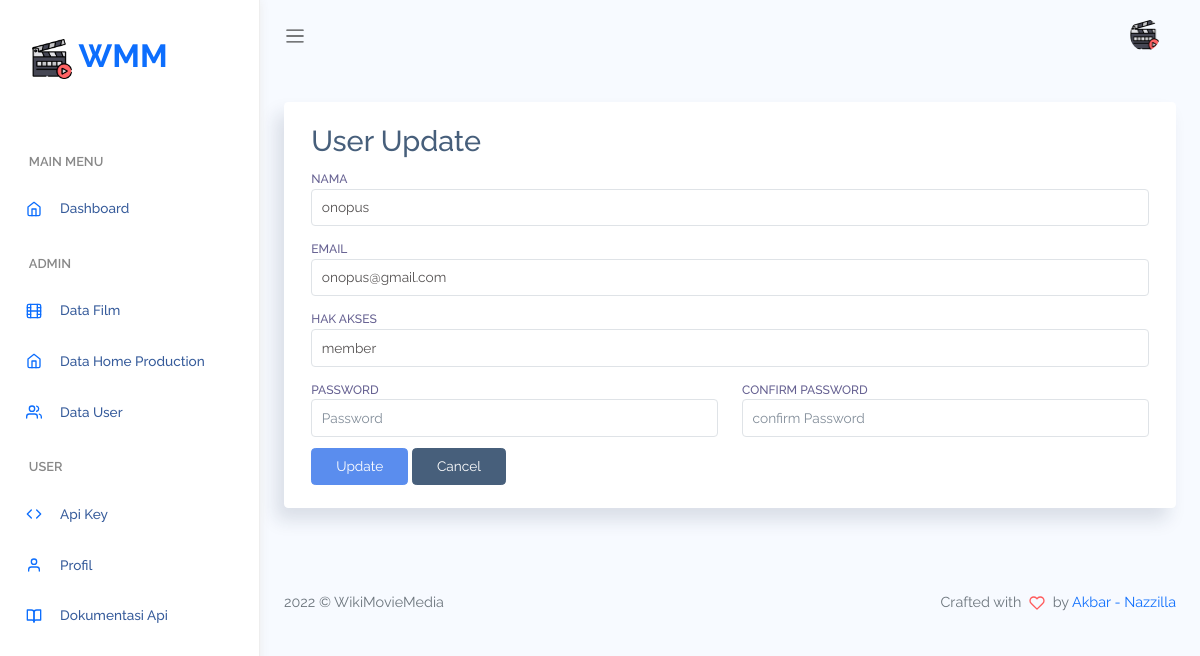
Page /index.php/user/update/17 on the committed database.
### tables this page shows
CREATE TABLE `user` (
  `id_user` int(11) NOT NULL,
  `nama` varchar(255) NOT NULL,
  `email` varchar(255) NOT NULL,
  `password` varchar(255) NOT NULL,
  `hak_akses` enum('admin','member') NOT NULL DEFAULT 'member'
);

### application/controllers/User.php (called while the page is built, shortened)
<?php
class User extends CI_Controller
{
    function __construct()
    {
        $this->load->model('User_model');
        $this->load->model('Keys_model');
        $this->load->library('form_validation');
    }
    public function update($id)
    {
        $row = $this->User_model->get_by_id($id);
        if ($row) {
            $data = array(
                'button' => 'Update',
                'action' => site_url('user/update_action'),
                'id_user' => set_value('id_user', $row->id_user),
                'nama' => set_value('nama', $row->nama),
                'email' => set_value('email', $row->email),
                'hak_akses' => set_value('hak_akses', $row->hak_akses),
            );
            $this->load->view('dashboard/header');
            $this->load->view('user/user_form', $data);
            $this->load->view('dashboard/footer');
        } else {
            $this->session->set_flashdata('message', 'Record Not Found');
            redirect(site_url('user'));
        }
    }
}

### index.php (called while the page is built, shortened)
<?php
require_once BASEPATH.'core/CodeIgniter.php';

### application/models/User_model.php (called while the page is built, shortened)
<?php
class User_model extends CI_Model
{
    public $table = 'user';
    public $id = 'id_user';
    function get_by_id($id)
    {
        $this->db->where($this->id, $id);
        return $this->db->get($this->table)->row();
    }
}

### application/views/user/user_form.php (the view, shortened to what this page needs)
<div class="card">
    <div class="card-body">
        <h2 style="margin-top:0px">User <?php echo $button ?></h2>
        <form action="<?php echo $action; ?>" method="post">
            <div class="form-group">
                <label for="varchar">Nama <?php echo form_error('nama') ?></label>
                <input type="text" class="form-control" name="nama" id="nama" placeholder="Nama" value="<?php echo $nama; ?>" />
            </div>
            <div class="form-group">
                <label for="varchar">Email <?php echo form_error('email') ?></label>
                <input type="text" class="form-control" name="email" id="email" placeholder="Email" value="<?php echo $email; ?>" />
            </div>
            <div class="form-group">
                <label for="varchar">Hak Akses <?php echo form_error('hak_akses') ?></label>
                <select class="form-control" name="hak_akses" id="hak_akses">
                    <?php if ($hak_akses) : ?>
                        <option selected value="<?php echo $hak_akses; ?>"><?php echo $hak_akses; ?></option>
                    <?php else : ?>
                        <option value="">-- Pilih Hak Akses --</option>
                        <option value="admin">Admin</option>
                        <option value="member">Member</option>
                    <?php endif; ?>
                </select>
            </div>
            <div class="row">
                <div class="col">
                    <div class="form-group">
                        <label for="varchar">Password <?php echo form_error('password') ?></label>
                        <input type="password" class="form-control" name="password" id="password" placeholder="Password" />
                    </div>
                </div>
                <div class="col">
                    <div class="form-group">
                        <label for="varchar">Confirm Password <?php echo form_error('confirm_password') ?></label>
                        <input type="password" class="form-control" name="confirm_password" id="confirm_password" placeholder="confirm Password" />
                    </div>
                </div>
            </div>
            <button type="submit" class="btn btn-primary"><?php echo $button ?></button>
            <a href="<?php echo site_url('user') ?>" class="btn btn-secondary">Cancel</a>
        </form>
    </div>
</div>

### assets/css/app.css (style rules this page uses)
* { font-family: Raleway; }
a { text-decoration: none; }
a, button { outline: 0; }
.btn.btn-danger, .btn.btn-dark, .btn.btn-info, .btn.btn-light, .btn.btn-link, .btn.btn-primary, .btn.btn-secondary, .btn.btn-success, .btn.btn-warning { color: #fff; }
.form-group { margin-bottom: 0.7rem; }
.form-group label { font-size: 0.755rem; text-transform: uppercase; color: rgba(35, 28, 99, 0.7); font-weight: 500; }
.card { box-shadow: -8px 12px 18px 0 rgba(25, 42, 70, 0.13); margin-bottom: 2.2rem; }
.card .card-body { padding: 1.4rem 1.7rem; }

### rows in the picture
user: nama "onopus", email "onopus@gmail.com", hak_akses "member"

### other values in the picture
$button "Update"
